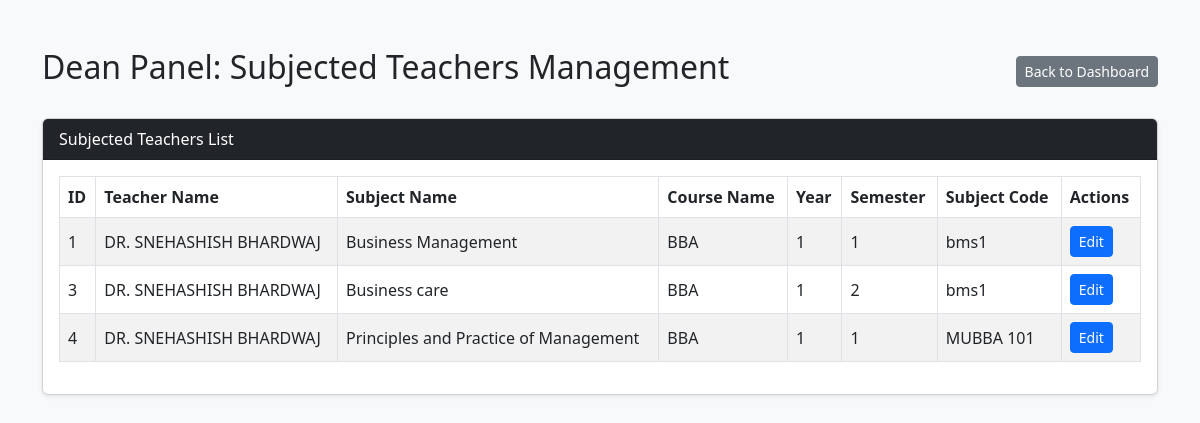
/dean/dean_subjected_teachers.php, run on an earlier commit of the app's database.
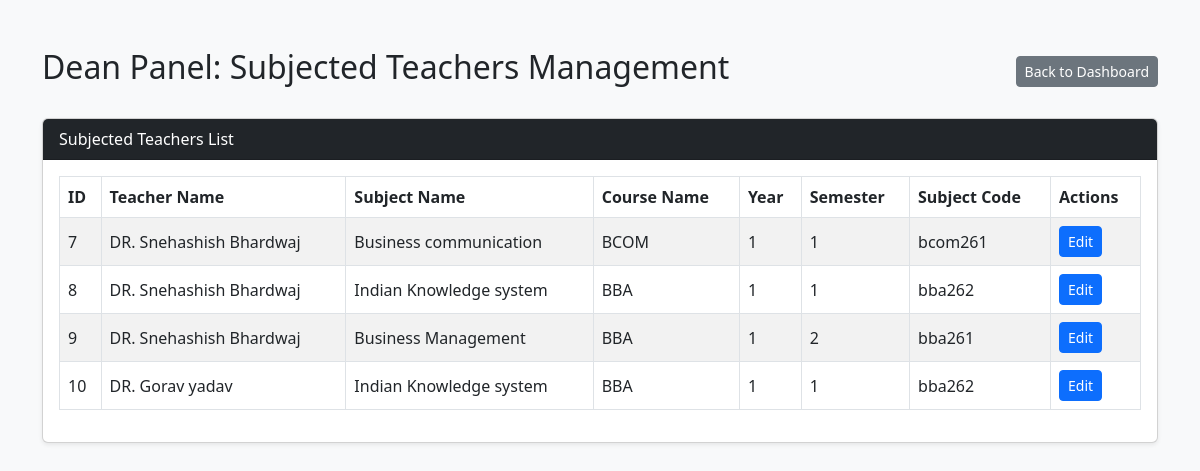
And on a later commit of the database.
### tables this page shows
CREATE TABLE `subjected_teacher` (
  `id` int(11) NOT NULL,
  `teacher_id` int(11) NOT NULL,
  `sub_id` int(11) NOT NULL,
  `teacher_name` varchar(255) NOT NULL,
  `subject_name` varchar(255) NOT NULL,
  `course_name` varchar(255) NOT NULL,
  `year` int(11) NOT NULL,
  `semester` int(11) NOT NULL,
  `subject_code` varchar(66) NOT NULL
);

### dean/dean_subjected_teachers.php (the view, shortened to what this page needs)
<?php
$host = '127.0.0.1';
$dbname = 'mhu-ams';
$username = 'root';
$password = '';
try {
    $pdo = new PDO("mysql:host=$host;dbname=$dbname;charset=utf8mb4", $username, $password);
    $pdo->setAttribute(PDO::ATTR_ERRMODE, PDO::ERRMODE_EXCEPTION);
} catch (PDOException $e) {
    die("Connection failed: " . $e->getMessage());
}
$stmt = $pdo->query("SELECT * FROM subjected_teacher");
$teachers_list = $stmt->fetchAll(PDO::FETCH_ASSOC);
?>
<!DOCTYPE html>
<html lang="en">
<head>
    <link href="https://cdn.jsdelivr.net/npm/bootstrap@5.3.0/dist/css/bootstrap.min.css" rel="stylesheet">
</head>
<body class="bg-light">
<div class="container my-5">
    <div class="d-flex justify-content-between align-items-center mb-4">
        <h2>Dean Panel: Subjected Teachers Management</h2>
        <a href="dean_dashboard.php" class="btn btn-secondary btn-sm">Back to Dashboard</a>
    </div>
    <div class="card shadow-sm">
        <div class="card-header bg-dark text-white">Subjected Teachers List</div>
        <div class="card-body">
            <div class="table-responsive">
                <table class="table table-bordered table-striped align-middle">
                    <thead>
                        <tr>
                            <th>ID</th>
                            <th>Teacher Name</th>
                            <th>Subject Name</th>
                            <th>Course Name</th>
                            <th>Year</th>
                            <th>Semester</th>
                            <th>Subject Code</th>
                            <th>Actions</th>
                        </tr>
                    </thead>
                    <tbody>
                        <?php if (count($teachers_list) > 0): ?>
                            <?php foreach ($teachers_list as $row): ?>
                                <tr>
                                    <td><?= htmlspecialchars($row['id']) ?></td>
                                    <td><?= htmlspecialchars($row['teacher_name']) ?></td>
                                    <td><?= htmlspecialchars($row['subject_name']) ?></td>
                                    <td><?= htmlspecialchars($row['course_name']) ?></td>
                                    <td><?= htmlspecialchars($row['year']) ?></td>
                                    <td><?= htmlspecialchars($row['semester']) ?></td>
                                    <td><?= htmlspecialchars($row['subject_code']) ?></td>
                                    <td>
                                        <a href="dean_subjected_teachers.php?edit_id=<?= $row['id'] ?>" class="btn btn-sm btn-primary">Edit</a>
                                    </td>
                                </tr>
                            <?php endforeach; ?>
                        <?php else: ?>
                            <tr>
                                <td colspan="8" class="text-center">No records found.</td>
                            </tr>
                        <?php endif; ?>
                    </tbody>
                </table>
            </div>
        </div>
    </div>
</div>
</body>
</html>

What changed in the data, as far as the page shows it:
removed subjected_teacher: id "1", teacher_name "DR. SNEHASHISH BHARDWAJ", subject_name "Business Management", course_name "BBA", year "1", semester "1", subject_code "bms1"
removed subjected_teacher: id "3", teacher_name "DR. SNEHASHISH BHARDWAJ", subject_name "Business care", course_name "BBA", year "1", semester "2", subject_code "bms1"
removed subjected_teacher: id "4", teacher_name "DR. SNEHASHISH BHARDWAJ", subject_name "Principles and Practice of Management", course_name "BBA", year "1", semester "1", subject_code "MUBBA 101"
added subjected_teacher: id "7", teacher_name "DR. Snehashish Bhardwaj", subject_name "Business communication", course_name "BCOM", year "1", semester "1", subject_code "bcom261"
added subjected_teacher: id "8", teacher_name "DR. Snehashish Bhardwaj", subject_name "Indian Knowledge system", course_name "BBA", year "1", semester "1", subject_code "bba262"
added subjected_teacher: id "9", teacher_name "DR. Snehashish Bhardwaj", subject_name "Business Management", course_name "BBA", year "1", semester "2", subject_code "bba261"
added subjected_teacher: id "10", teacher_name "DR. Gorav yadav", subject_name "Indian Knowledge system", course_name "BBA", year "1", semester "1", subject_code "bba262"
